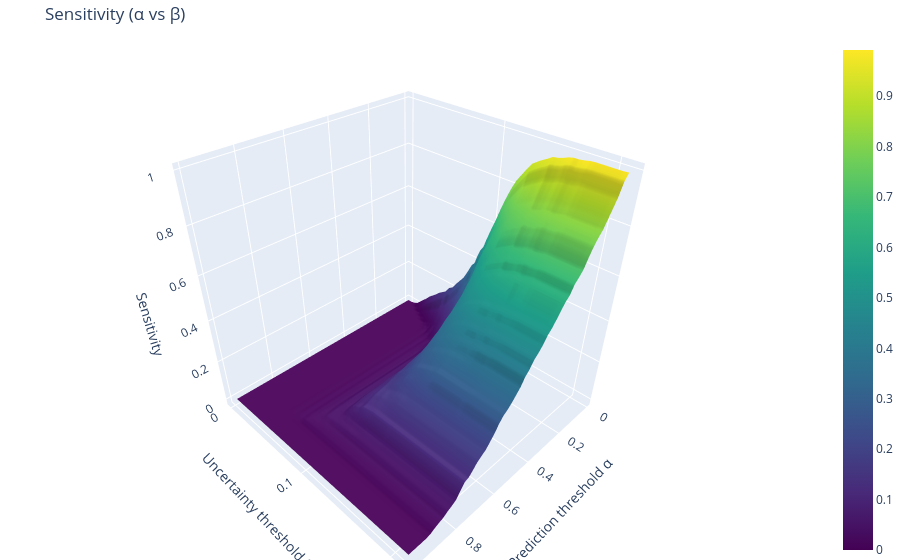

The cell this chart's notebook holds for it:
### Code cell
import plotly.graph_objects as go

fig = go.Figure(data=[go.Surface(
    x=A,
    y=B,
    z=Z,
    colorscale='Viridis'
)])

fig.update_layout(
    title="Sensitivity (α vs β)",
    scene=dict(
        xaxis_title="Prediction threshold α",
        yaxis_title="Uncertainty threshold β",
        zaxis_title="Sensitivity"
    ),
    autosize=True,
    margin=dict(l=0, r=0, b=0, t=40)
)

fig.show()

### Figure 1 — Plotly figure (JSON) as saved in the notebook; plotly's stock layout.template omitted (floating-point values rounded to 4 significant figures; data arrays with more than 128 entries replaced by an {"elided": "..."} marker saying what was removed)
{"data": [{"colorscale": [[0, "#440154"], [0.1111, "#482878"], [0.2222, "#3e4989"], [0.3333, "#31688e"], [0.4444, "#26828e"], [0.5556, "#1f9e89"], [0.6667, "#35b779"], [0.7778, "#6ece58"], [0.8889, "#b5de2b"], [1, "#fde725"]], "type": "surface", "x": {"elided": "50x50 float values"}, "y": {"elided": "50x50 float values"}, "z": {"elided": "50x50 float values"}}], "layout": {"autosize": true, "margin": {"b": 0, "l": 0, "r": 0, "t": 40}, "scene": {"xaxis": {"title": {"text": "Prediction threshold α"}}, "yaxis": {"title": {"text": "Uncertainty threshold β"}}, "zaxis": {"title": {"text": "Sensitivity"}}}, "title": {"text": "Sensitivity (α vs β)"}}}
